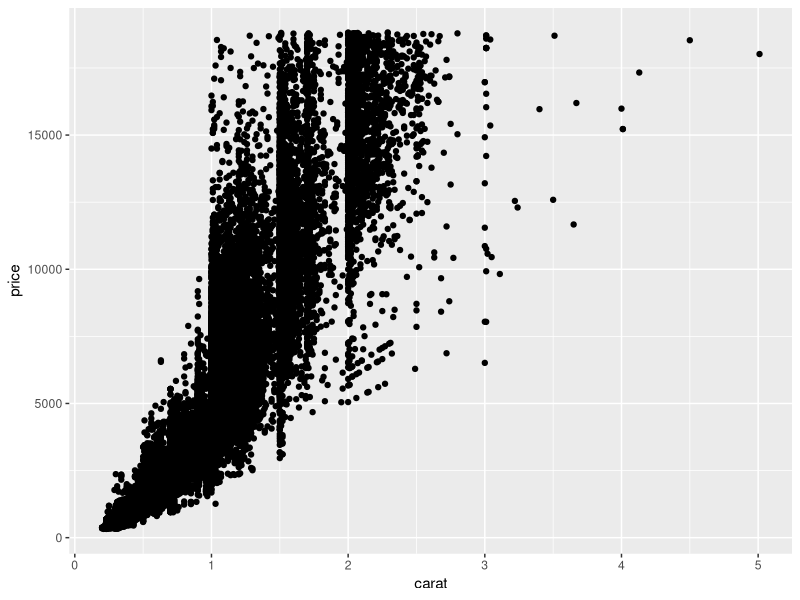
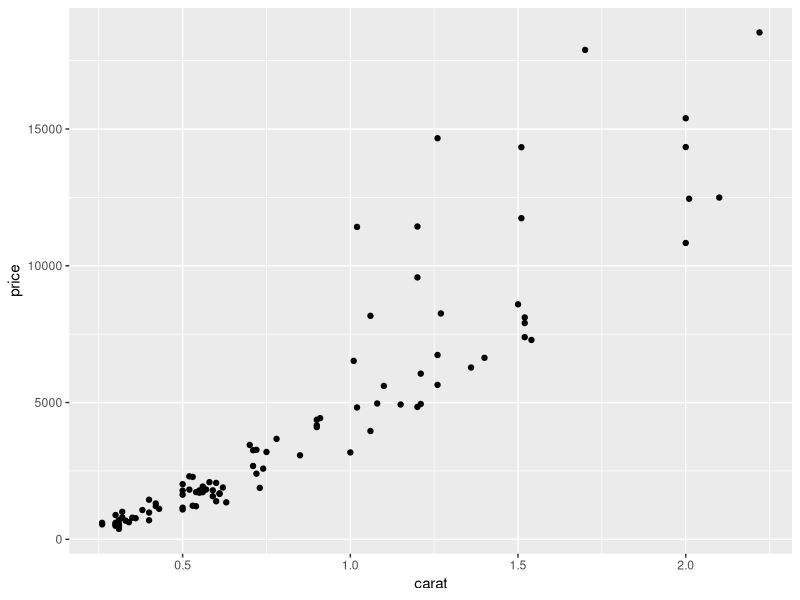
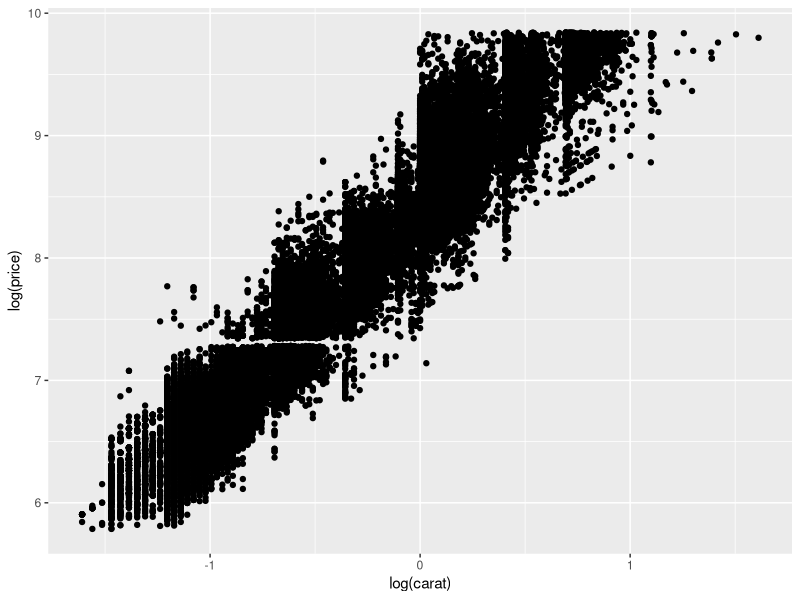
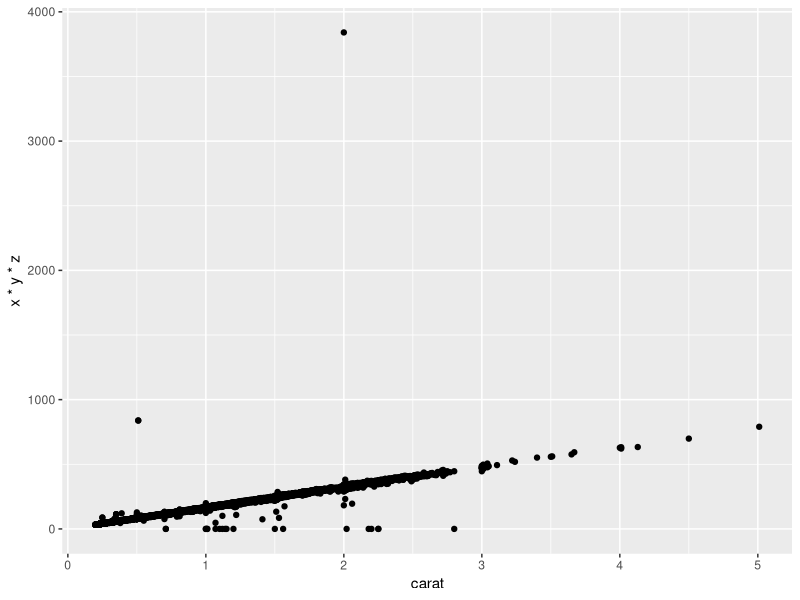
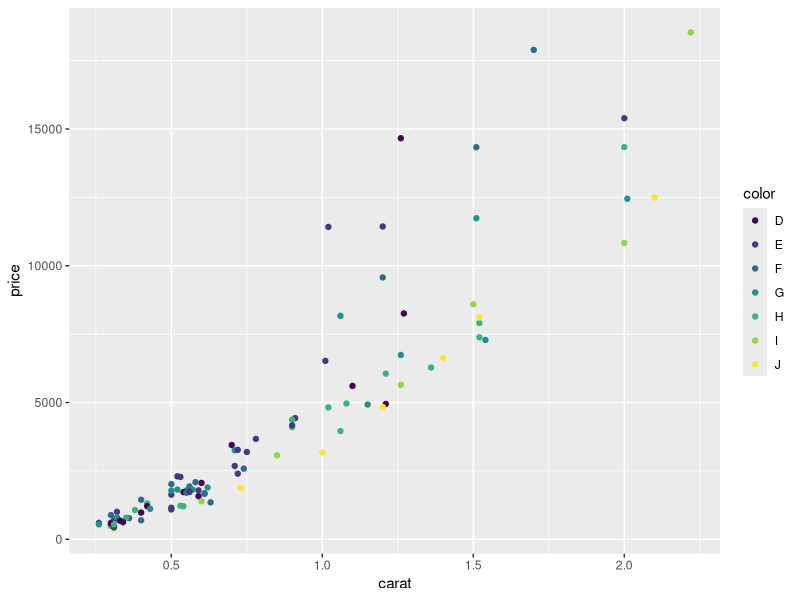
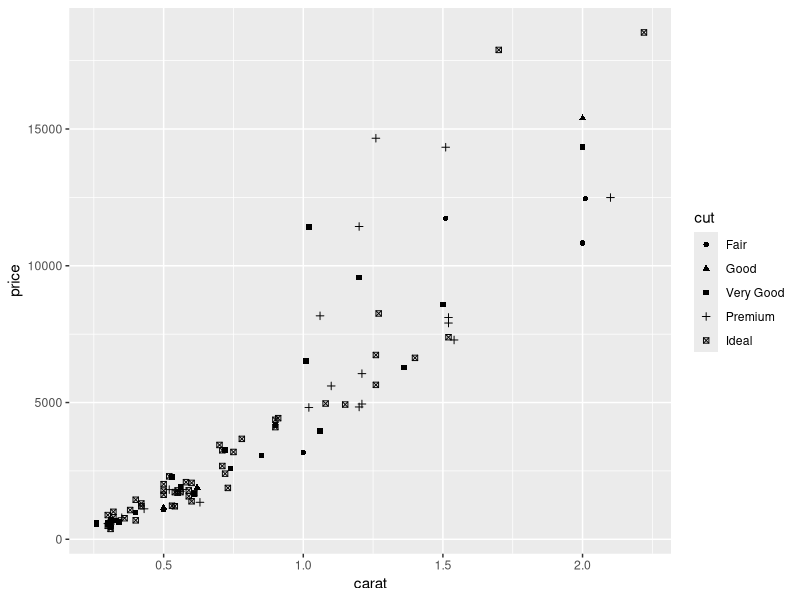
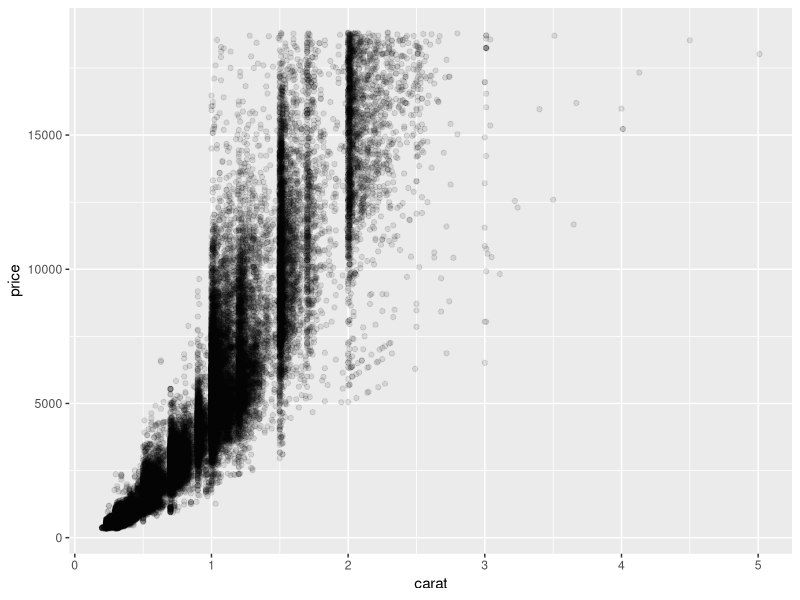
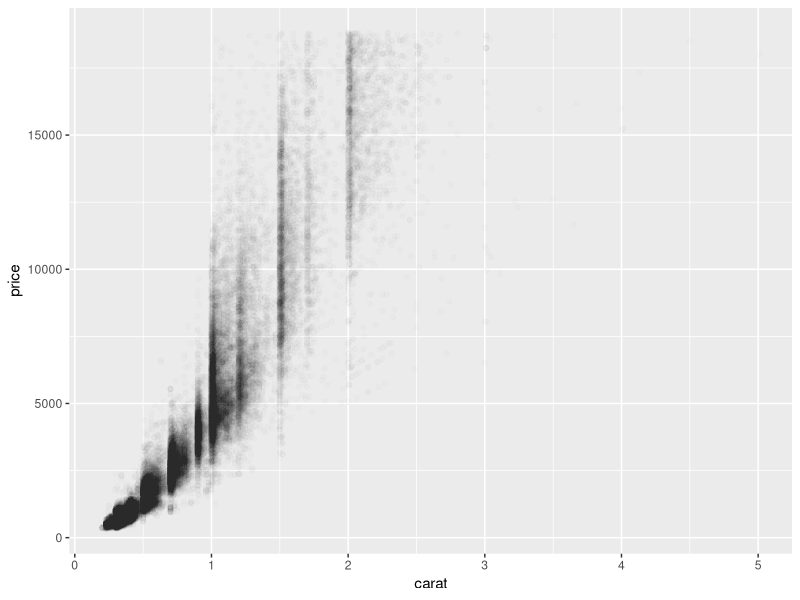

Write the R code that produced these figures, in order.
#installing packages
install.packages("tidyverse")

library(tidyverse)

#import dataset
data("diamonds")

#reviewing data
View(diamonds)

tail(diamonds)

#making a subset of diamonds
set.seed(100)
dchico<- diamonds[sample(nrow(diamonds), 100),]

#examples of plots
qplot(carat, price, data=diamonds)

qplot(carat, price, data=dchico)

qplot(log(carat), log(price), data = diamonds)

qplot(carat, x*y*z, data = diamonds)

qplot(carat, price, data=dchico, color = color)

qplot(carat, price, data=dchico, shape = cut)

qplot(carat, price, data=diamonds, alpha = I(1/10))

qplot(carat, price, data=diamonds, alpha = I(1/100))

qplot(carat, price, data=diamonds, size = table)

qplot(carat, price, data = diamonds, facets = color ~ .)

qplot(carat, price, data = dchico, geom = c("point", "smooth"))

qplot(color, price/carat, data = diamonds, geom = "jitter")

qplot(color, price/carat, data = diamonds, geom = "boxplot")
